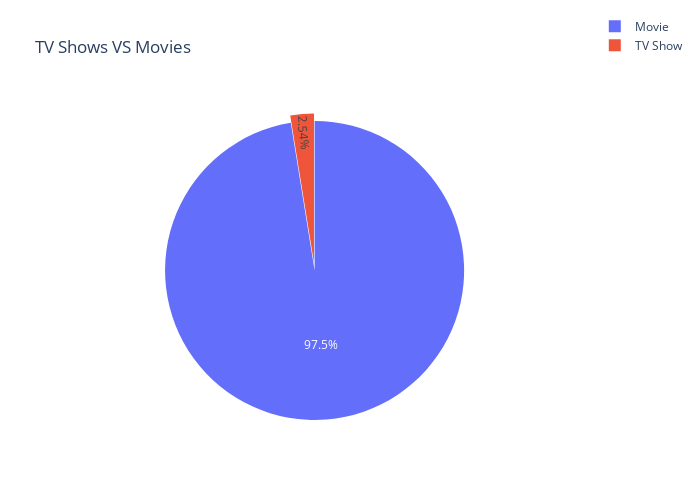

The code cell stored with this chart in its notebook:
### Markdown cell above
15 - Draw a Figure regarding the count of TV shows versus the count of movies by showing pie graph

### Code cell
pie_netflix=netflix_df["type"].value_counts()

trace=go.Pie(labels=pie_netflix.index, values=pie_netflix.values,pull=[0.05])
layout = go.Layout(title="TV Shows VS Movies", height=400, legend=dict(x=1.1, y=1.3))
fig = go.Figure(data=[trace], layout=layout)
fig.update_layout(height=500, width=700)
pio.write_image(fig, "images/image3.png")
fig.show()

### Figure 1 — Plotly figure (JSON) as saved in the notebook; plotly's stock layout.template omitted (floating-point values rounded to 4 significant figures)
{"data": [{"labels": ["Movie", "TV Show"], "pull": [0.05], "type": "pie", "values": [3678, 96]}], "layout": {"height": 500, "legend": {"x": 1.1, "y": 1.3}, "title": {"text": "TV Shows VS Movies"}, "width": 700}}
